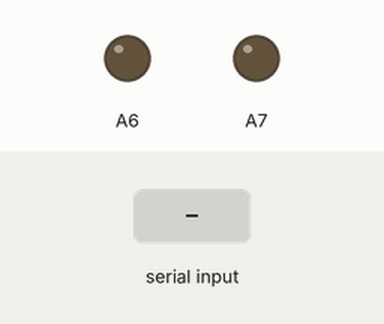
Bench run of a sketch on a simulated Arduino Mega 2560, built with avr-gcc and run on an emulated ATmega2560. On the bench: output pins drawn as LEDs (lit = HIGH). The inputs (shaded band) are chosen by the test bench.

Above: at 4.2 s.
4.3 s: "2" received over the second serial link
At 6.1 s:
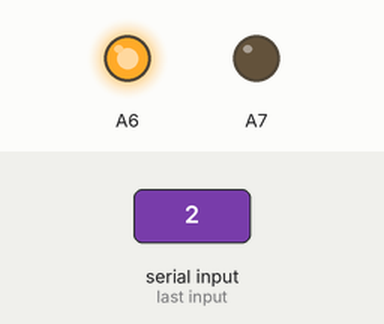
6.4 s: "B" received over the second serial link
At 7.2 s:
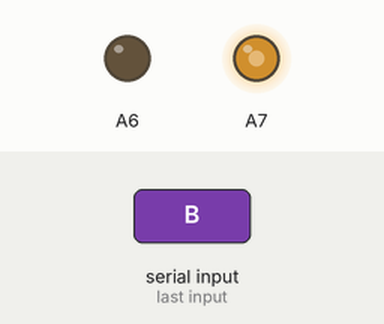
7.9 s: "1" received over the second serial link
At 8.3 s:
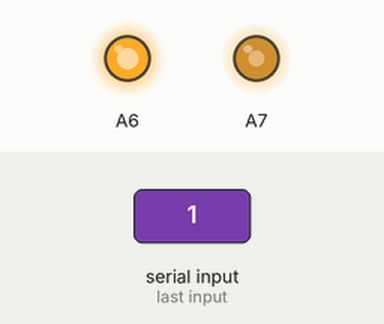
10.3 s: "F" received over the second serial link
At 10.8 s:
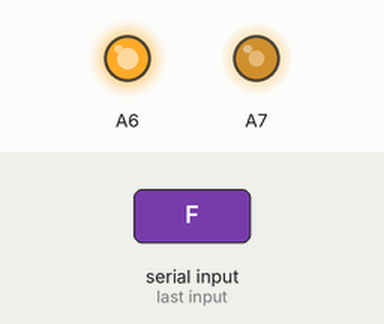
11.8 s: "3" received over the second serial link
At 12.07 s:
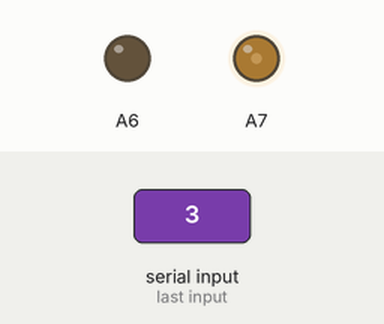
13.6 s: "4" received over the second serial link
At 14.6 s:
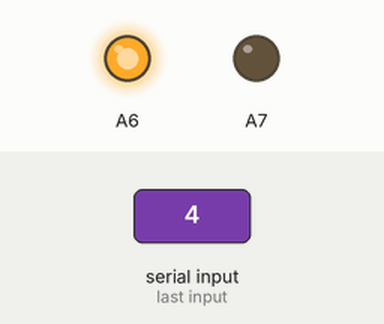
Timing chart, 0 to 16.6 s (numbered marks = the images above; inputs shaded):
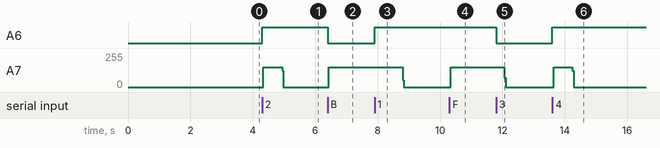

Measured:
- after the input at 4.3 s, A6: LOW → HIGH at once; A7: 0/255 → 150/255 at once, → 0/255 0.60 s later
- after the input at 6.4 s, A6: HIGH → LOW at once; A7: 0/255 → 150/255 at once
- after the input at 7.9 s, A6: LOW → HIGH at once; A7: 150/255 → 0/255 after 0.90 s
- after the input at 10.3 s, A7: 0/255 → 150/255 at once
- after the input at 11.8 s, A6: HIGH → LOW at once; A7: 150/255 → 0/255 after 0.26 s
- after the input at 13.6 s, A6: LOW → HIGH at once; A7: 0/255 → 150/255 at once, → 0/255 0.60 s later

The sketch:

Step_motor_DK_BLuetooth.ino
```cpp
#include <StepperMotor.h>
#define pul A7
#define dir A6
#include <SoftwareSerial.h>
SoftwareSerial BLUETOOTH(A15, A14);// pin3 Arduino nối với TX của HC05, pin 2 arduino nối với RX của HC
char c;
StepperMotor stepper(pul, dir);
float disPerRound = 1.0 ;// only round: 1.0 round, vitme T8-4mm: 4.0 mm, GT2 Pulley 16 Teeth: 16x2 = 32.0 mm
int microStep = 1; //1: full step, 2: haft step, ...
float angleStep = 0.05625; //a step angle of 1.8 degrees with 200 steps per revolution
float stepsPerUnit = (1 / disPerRound) * 360.0 * microStep / angleStep; //steps/round or steps/mm ...
float target = 0;
void setup() {
  stepper.setStepsPerUnit(stepsPerUnit);
  stepper.setSpeed(2.0);  //set 2 round/s
  stepper.setStartDirection(HIGH);
  delay(3000);
  BLUETOOTH.begin(9600);
}

void loop() {
  if (BLUETOOTH.available())
  {
    c= BLUETOOTH.read();
    Serial.write(c);
  }
  if (Serial.available())
  { c= Serial.read();
  Serial.write(c);
  BLUETOOTH.write(c);
  }

 switch (c)
 {
    case 'F':// tiến
      target = target + 0.03;
      break;
    case 'B':// lùi
      target = target - 0.03;
      break;
    case '1':// tiến
      target = 0;
      break;
    case '2':// tiến
      target = 1;
      break;
    case '3':// tiến
      target = 2;
      break;
    case '4':// tiến
      target = 3;
      break;
    case '5':// tiến
      target = 4;
      break;
    case '6':// tiến
      target = 5;
      break;
    case '8':// tiến
      target = 6;
      break;
    case '9':// tiến
      target = 7;
      break;
    defailt:
      break;
  }
  stepper.moveTo(target);
}
```
